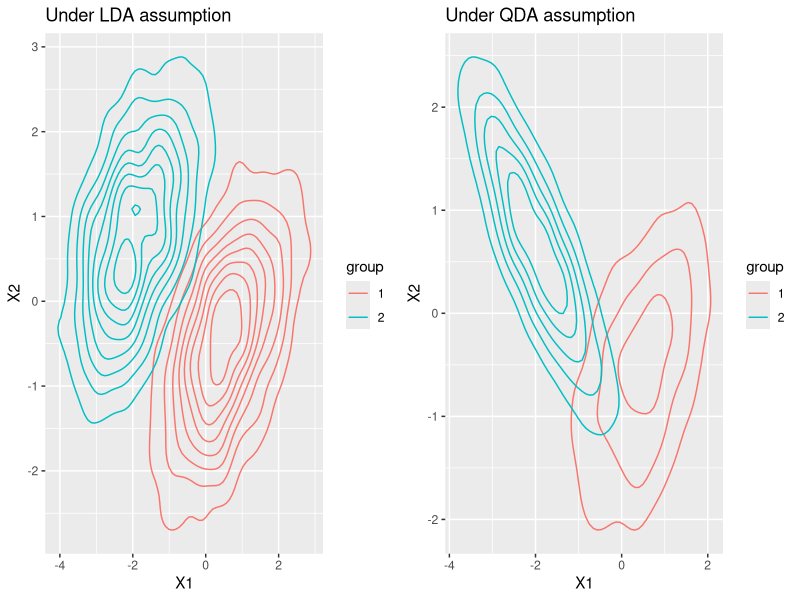

Write R code to recreate this figure.
## ---- chunk 1
  if (!require("ggplot2")) install.packages("ggplot2")
  if (!require("MASS")) install.packages("MASS")
  if (!require("grid")) install.packages("grid")
  if (!require("gridExtra")) install.packages("gridExtra")

  ########################################
  #### Generate Bivariate Normal Data ####
  ########################################
  set.seed=12345
  bvm=function(m1,m2,sigma1,sigma2,n1,n2){
      d1 <- mvrnorm(n1, mu = m1, Sigma = sigma1 )
      d2 <- mvrnorm(n2, mu = m2, Sigma = sigma2 )
      d=rbind(d1,d2)
      colnames(d)=c("X1","X2")
      d=data.frame(d)
      d$group=c(rep("1",n1),rep("2",n2))
      list(data = d)
  }

  m_1 <- c(0.5, -0.5)
  m_2 <- c(-2, 0.7)
  sigma_1 <- matrix(c(1,0.5,0.5,1), nrow=2)
  sigma_2 <- matrix(c(0.8,-0.7,-0.7,0.8), nrow=2)

  p1=ggplot(bvm(m_1,m_2,sigma_1,sigma_1,n1=2000,n2=2000)$data,
      aes(x=X1, y=X2)) +
      stat_density2d(geom="density2d", aes(color = group),contour=TRUE)+
      ggtitle("Under LDA assumption")
  p2=ggplot(bvm(m_1,m_2,sigma_1,sigma_2,n1=2000,n2=2000)$data,
      aes(x=X1, y=X2)) +
      stat_density2d(geom="density2d", aes(color = group),contour=TRUE)+
      ggtitle("Under QDA assumption")
  grid.arrange(p1, p2, ncol = 2)
